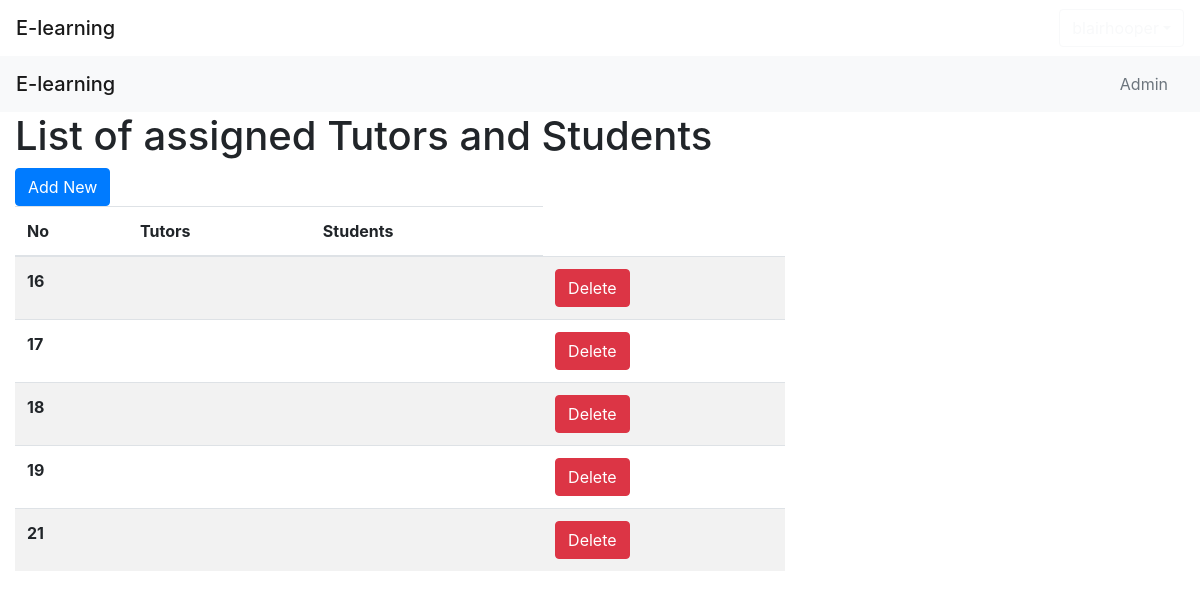
The page /misc/allocate.php (signed in) on the database its author committed.
### tables this page shows
CREATE TABLE `allocate` (
  `allocateId` int(11) NOT NULL,
  `allocate_tutor` varchar(30) NOT NULL,
  `allocate_student` varchar(30) NOT NULL
);

### include/function.php (called while the page is built, shortened)
<?php
include_once 'database.php';
function query($sql) {
  global $connection;
  return mysqli_query($connection, $sql);
}
 ?>

### misc/allocate.php (the view, shortened to what this page needs)
<?php include ('./include/database.php'); ?>
<?php include ('./include/function.php'); ?>
<?php include ('include/header.php'); ?>
 <?php include ('include/navigation.php'); ?>
  <div class="col-md-8">
          <h1>List of assigned Tutors and Students</h1>
  <div class="col-xs-4">
    <a class="btn btn-primary" href="assignForm.php" >Add New</a>
</div>
<table class="table table-striped">
  <thead>
    <tr>
      <th scope="col">No</th>
      <th scope="col">Tutors</th>
      <th scope="col">Students</th>
    </tr>
  </thead>
  <tbody>
<?php
  $query = query("SELECT * FROM allocate");
    while($row = mysqli_fetch_assoc($query)){
      $allocateId = $row['allocateId'];
      $allocate_tutorId = $row['allocate_tutorId'];
      $allocate_studId = $row['allocate_studId'];
      echo "<tr>";
      echo "<th scope='row'>$allocateId</th>";
      echo "<th>$allocate_tutorId</th>";
      echo "<th>$allocate_studId</th>";
      echo "<td><a href='allocate.php?delete={$allocateId}' class='btn btn-danger' onclick='check_delete()'>Delete</a></td>";
      echo "</tr>";
    }
?>
  </tbody>
</table>
  </div>

### rows shown on the page
allocate: allocateId "16"
allocate: allocateId "17"
allocate: allocateId "18"
allocate: allocateId "19"
allocate: allocateId "21"
